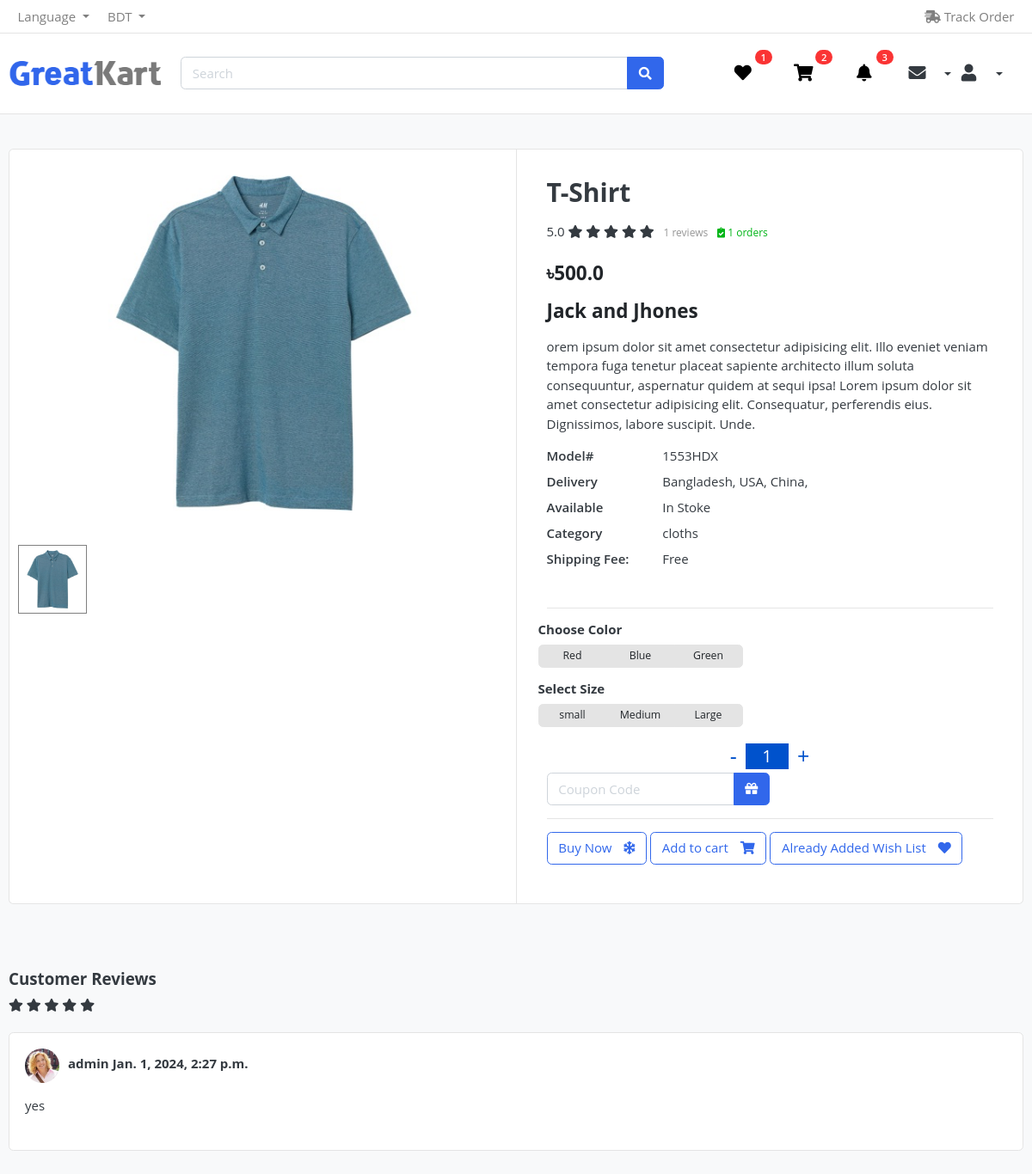
Before: /product_detail/1/ (signed in) with the older database file.
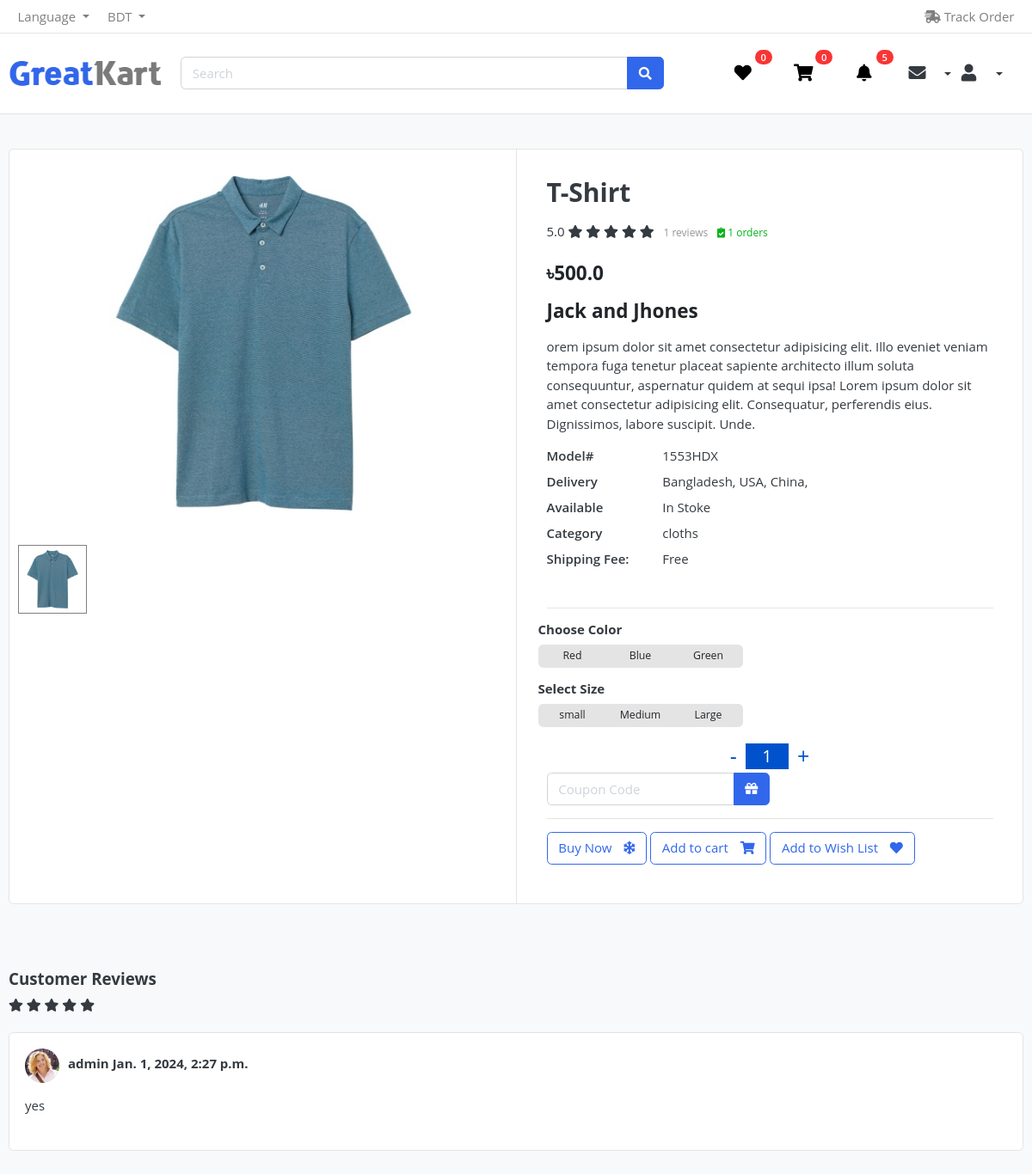
After: the same page with the newer database file.
### user_auth/models/user.py (models this page shows, shortened)
class User(AbstractBaseUser, PermissionsMixin):
    ADMIN = 1
    CUSTOMER = 2
    MALE = 1
    FEMALE = 2
    GOOGLE_SIGNUP=1
    GITHUB_SIGNUP=2
    FACEBOOK_SIGNUP=3
    SITE_SIGNUP =4
    ROLE_CHOOSED    =   ((ADMIN, 'admin'),(CUSTOMER, 'customer'),)
    GENDER_CHOOSED  =   ((MALE, 'male'),(FEMALE, 'female'))
    SIGNUP_PLATFORM =   ((GOOGLE_SIGNUP,'Login from Google'),(GITHUB_SIGNUP, 'Login from Github'),(FACEBOOK_SIGNUP,'Login from Facebook'),(SITE_SIGNUP,'Login'),)
    first_name      =   models.CharField(max_length=50, null=True, blank=True)
    last_name       =   models.CharField(max_length=50, null=True, blank=True)
    username        =   models.CharField(max_length=50, unique=True)
    email           =   models.EmailField(max_length=100, unique=True)
    role            =   models.PositiveSmallIntegerField(choices=ROLE_CHOOSED,
                                                                              blank=True, null=True)
    gender_choosed  =   models.PositiveSmallIntegerField(choices=GENDER_CHOOSED,
                                                                              blank=True, null=True)
    sign_up_platform=   models.PositiveSmallIntegerField(choices=SIGNUP_PLATFORM,
                                                                              blank=True, null=True)
    date_joined     =   models.DateTimeField(auto_now_add=True)
    last_login      =   models.DateTimeField(auto_now_add=True)
    created_date    =   models.DateTimeField(auto_now_add=True)
    modify_date     =   models.DateTimeField(auto_now=True)
    is_admin        =   models.BooleanField(default=False)
    is_staff        =   models.BooleanField(default=False)
    is_active       =   models.BooleanField(default=False)
    is_superuser    =   models.BooleanField(default=False)
    USERNAME_FIELD  =   'email'
    objects         =  UserManager()

### products/views/product_details.py (the view, shortened to what this page needs)
# urls.py: path('product_detail/<int:pk>/', product_detail, name='product_detail'),
def product_detail(request, pk):
    product_details = Products.objects.get(pk=pk)
    reviews_count = Customer_Review.objects.filter(products=product_details).count()
    request_user = request.user
    product_gallery = Product_Gallery.objects.filter(product=product_details)
    total_product_order_count= Products_Ordered.objects.filter(product_name__pk=product_details.pk).count()
    if request.user.is_authenticated:
        add_wish_list_or_not = Wish_List.objects.filter(user=request.user,products__pk=product_details.pk)
        print(" its on wish list", add_wish_list_or_not)
    else:
        add_wish_list_or_not=None
    context={
        'product_details' : product_details,
        'add_wish_list_or_not': add_wish_list_or_not,
        'reviews_count' :reviews_count,
        "request_user": request_user,
        'product_gallery':product_gallery,
        'total_product_order_count' :total_product_order_count,
    }
    if request.user.is_authenticated:
        get_review_product_ordered= Products_Ordered.objects.filter(ordered__user=request.user, product_name__pk=product_details.pk, ordered__status='Completed'  )
        context['get_review_product_ordered']=get_review_product_ordered
    get_code = request.POST.get('get_code')
    return render(request, 'product_page/product_details.html', context=context)

### cart/models/wish_list.py (called while the page is built)
    def __str__(self) -> str:
        return self.products.product_name

### cart/templatetags/cart_tag.py (called while the page is built)
@register.filter
def cart_total(user):
    cart_total_item = Cart_Item.objects.filter(cart__user=user, cart__is_paid=False)
    return cart_total_item.count()

@register.filter
def wish_list_total(user):
    wishlist_total_item = Wish_List.objects.filter(user=user, is_added=True)
    return wishlist_total_item.count()

### chat_notification/context_processor.py (called while the page is built)
def  notification_context_processor(request):
    all_notification = Notification.objects.all()
    return {'all_notification': all_notification}

### product_categories/models/product_brand.py (called while the page is built)
    def __str__(self) -> str:
        return self.brand_name

### product_categories/models/product_category.py (called while the page is built)
    def __str__(self) -> str:
        return self.category_name

### product_categories/views/brand_context_processor.py (called while the page is built)
def brands(request):
    brand_name = Product_Brand.objects.all()
    return {'brand_name': brand_name}

### product_categories/views/category_context_processors.py (called while the page is built)
def categories(request):
    category_name = Product_Categories.objects.all()
    return {'category_name' : category_name}

### products/models/products_model.py (called while the page is built)
    def averageRating(self):
        reviews = Customer_Review.objects.filter(products=self,status=True).aggregate(average=Avg('rating'))
        avg=0
        if reviews['average'] is not None:
            avg = float(reviews['average'])
        return avg

### system_setting/models/contact.py (called while the page is built)
    def __str__(self) -> str:
        return self.country_name

### templates/product_page/product_details.html (shortened to what the changed rows need)
{% extends 'base/base.html' %}
{% load static %}
{% block headers %}
{% include 'include/main_include_file.html' %}
{% endblock headers %}
{% block body %}
<section class="section-content padding-y bg">
    <div class="container">
     <div class="card">
        <div class="row no-gutters">
            <main class="col-md-6 border-left">
    <article class="content-body">
    <h2 class="title">{{product_details.product_name}}</h2>
    <div class="rating-wrap my-3">
     <br>
    <br>
          {% if request.user.is_authenticated %}
              {% if add_wish_list_or_not %}
                  <p href="" class="btn  btn-outline-primary"> <span class="text">Already Added Wish List</span> <i class="fa fa-heart"></i>  </p>
              {% else %}
                  <a href="{% url 'add_to_wish_list' product_details.pk %} " class="btn  btn-outline-primary"> <span class="text">Add to Wish List</span> <i class="fa fa-heart"></i>  </a>
              {% endif %}
          {% else %}
              {% if selected_size %}
                <a href="{% url 'buy_now' pk=product_details.pk %}" ?size={{selected_size}} class="btn  btn-outline-primary"> <span class="text">Buy Now</span> <i class="fas fa-snowflake"></i>  </a>
              {% endif %}
          {% endif %}
    </article>
            </main>
        </div>
    </div>
    <br>
    {% include "include/fatch_user_review.html" %}
    </div>
    </section>
{% endblock body %}

### templates/include/user_loged_header.html (shortened to what this page needs)
{% load static %}
{% load cart_tag %}
<section class="header-main border-bottom">
    <div class="container">
        <div class="row align-items-center">
            <div class="col-lg-2 col-md-3 col-6">
                <a href="{% url 'index' %}" class="brand-wrap">
                    <img class="logo" src="{% static 'images/logo.png' %}">
                </a>
            </div>
            <div class="col-lg-7 col-md-6 col-6">
                <form action="#" class="search">
                    <div class="input-group">
                        <input type="text" class="form-control" style="max-width: 520px;" placeholder="Search">
                        <div class="input-group-append">
                            <button class="btn btn-primary" type="submit"><i class="fa fa-search"></i></button>
                        </div>
                    </div>
                </form>
            </div>
            <div class="col-lg-3 col-md-3 col-6">
                <div class="d-flex justify-content-end align-items-center">
                    <a href="{% url 'view_wish_list' %}" class="widget-header pl-3 ml-2">
                        <div class="icon icon-sm"><i class="fa fa-heart" style="color: black;"></i>
						</div>
                        <span class="badge badge-pill badge-danger notify">{{ request.user|wish_list_total }}</span>
                    </a>
                    <a href="{% url 'cart_view' %}" class="widget-header pl-3 ml-2">
                        <div class="icon icon-sm"><i class="fa fa-shopping-cart" style="color: black;"></i></div>
                        <span class="badge badge-pill badge-danger notify">{{ request.user|cart_total }}</span>
                    </a>
					<div class="dropdown">
						<a href="" class="widget-header pl-3 ml-2" class="btn btn-transparent dropdown-toggle" type="button" id="userDropdown" data-toggle="dropdown" aria-haspopup="true" aria-expanded="false">
							<div class="icon icon-sm"><i class="fa fa-bell" style="color: black;"></i></div>
							<span class="badge badge-pill badge-danger notify">{{all_notification|length}}</span>
						</a>
					</div>
                    <div class="dropdown">
                        <button class="btn btn-transparent dropdown-toggle" type="button" id="messageDropdown" data-toggle="dropdown" aria-haspopup="true" aria-expanded="false">
                            <div class="icon icon-sm"><i class="fa fa-envelope"></i></div>
                        </button>
                    </div>
					<div class="col-lg-3 col-md-3 col-6">
						<div class="d-flex justify-content-end align-items-center">
							<div class="dropdown">
								<button class="btn btn-transparent dropdown-toggle" type="button" id="userDropdown" data-toggle="dropdown" aria-haspopup="true" aria-expanded="false">
									<div class="icon icon-sm"><i class="fa fa-user"></i></div>
								</button>
							</div>
						</div>
					</div>
                </div>
            </div>
        </div>
    </div>
</section>
</body>

Changed rows visible on the page:
changed User: user|wish_list_total "1" → "0"; user|cart_total "2" → "0"
Other visible differences:
{{ all_notification|length }}: "3" → "5"
text no longer shown: "Already Added Wish List"
text now shown: "Add to Wish List"
